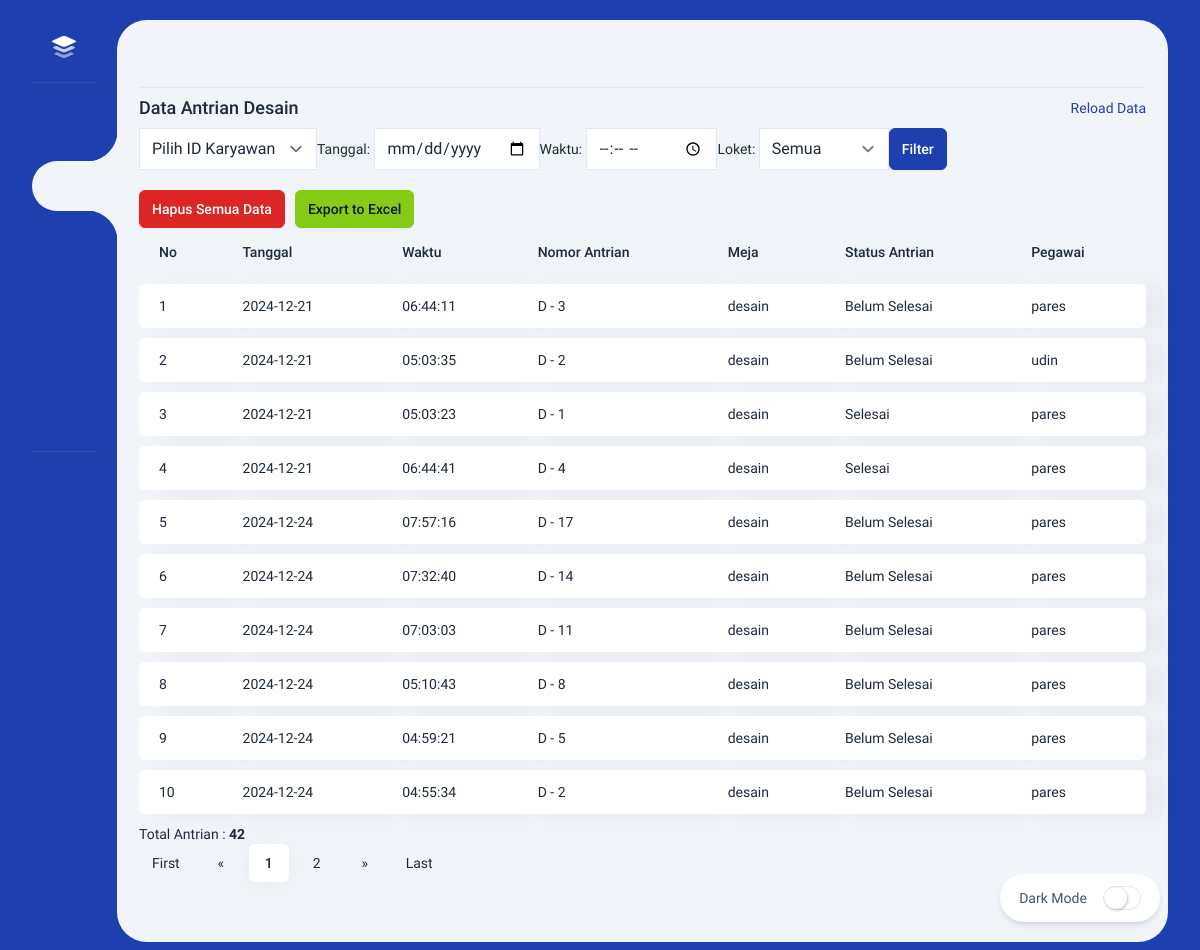
The page /admin/bpjs.php (signed in) on the database its author committed.
### tables this page shows
CREATE TABLE `tb_rekap_antrian` (
  `id_rekap` int(11) NOT NULL,
  `id_karyawan` int(11) NOT NULL,
  `tanggal` date NOT NULL,
  `waktu` time NOT NULL,
  `loket` enum('desain','siap cetak') NOT NULL,
  `meja` enum('1','2','3','4') NOT NULL,
  `Status` varchar(255) NOT NULL,
  `nomor` int(10) NOT NULL,
  `huruf` varchar(255) NOT NULL
);

CREATE TABLE `tb_karyawan` (
  `id_karyawan` int(11) NOT NULL,
  `nama_karyawan` varchar(100) NOT NULL,
  `username` varchar(50) NOT NULL,
  `password` varchar(255) NOT NULL,
  `preferensi_loket` enum('desain','siap cetak') NOT NULL,
  `preferensi_meja` enum('1','2','3','4') NOT NULL,
  `status_karyawan` enum('aktif','nonaktif') NOT NULL DEFAULT 'aktif',
  `tombol_klik` varchar(20) DEFAULT NULL
);

### admin/bpjs.php (the view, shortened to what this page needs)
<!DOCTYPE html>
<html lang="en" class="light">
<head>
    <link rel="stylesheet" href="../admin/dist/css/app.css" />
</head>
<body class="py-5">
    <div class="flex mt-[4.7rem] md:mt-0">
        <nav class="side-nav">
            <a href="" class="intro-x flex items-center pl-5 pt-4">
                <img alt="Midone - HTML Admin Template" class="w-6" src="dist/images/logo.svg">
            </a>
            <div class="side-nav__devider my-6"></div>
            <ul>
                <li>
                    <a href="index.php" class="side-menu ">
                    </a>
                </li>
                <li>
                    <a href="#" class="side-menu side-menu--active">
                    </a>
                </li>
                <li>
                    <a href="setting.php" class="side-menu">
                    </a>
                </li>
                <li>
                    <a href="data_login.php" class="side-menu">
                    </a>
                </li>
                <li>
                    <a href="data_login_karyawan.php" class="side-menu">
                    </a>
                </li>
                <li>
                    <a href="../logout.php" class="side-menu">
                    </a>
                </li>
                <li class="side-nav__devider my-6"></li>
            </ul>
        </nav>
        <div class="content">
            <div class="top-bar"></div>
            <div class="intro-y flex items-center h-10">
                <h2 class="text-lg font-medium truncate mr-5">Data Antrian Desain</h2>
                <a href="javascript:location.reload()" class="ml-auto flex items-center text-primary">
                    <i data-lucide="refresh-ccw" class="w-4 h-4 mr-3"></i> Reload Data
                </a>
            </div>
            <form method="GET" action="" class="mb-5">
                <div class="flex space-x-4">
                    <div>
                        <select name="id_karyawan" id="id_karyawan">
                            <option value="">Pilih ID Karyawan</option>
                        </select>
                    </div>
                    <div>
                        <label for="tanggal">Tanggal:</label>
                        <input type="date" name="tanggal" id="tanggal"
                            value="<?php echo isset($_GET['tanggal']) ? $_GET['tanggal'] : ''; ?>">
                    </div>
                    <div>
                        <label for="waktu">Waktu:</label>
                        <input type="time" name="waktu" id="waktu"
                            value="<?php echo isset($_GET['waktu']) ? $_GET['waktu'] : ''; ?>">
                    </div>
                    <div>
                        <label for="loket">Loket:</label>
                        <select name="loket" id="loket">
                            <option value="">Semua</option>
                        </select>
                    </div>
                    <button type="submit" class="btn btn-primary">Filter</button>
                </div>
            </form>
            <div style="display: flex; gap: 10px; align-items: center;">
    <a href="del-bpjs.php" class="btn btn-danger">Hapus Semua Data</a>
    <a href="export_excel.php?id_karyawan=<?php echo isset($_GET['id_karyawan']) ? $_GET['id_karyawan'] : ''; ?>&tanggal=<?php echo isset($_GET['tanggal']) ? $_GET['tanggal'] : ''; ?>&waktu=<?php echo isset($_GET['waktu']) ? $_GET['waktu'] : ''; ?>&loket=<?php echo isset($_GET['loket']) ? $_GET['loket'] : ''; ?>" class="btn btn-success">Export to Excel</a>
</div>
            <div class="intro-y col-span-12 overflow-auto lg:overflow-visible">
                <table class="table table-report -mt-2">
                    <thead>
                        <tr>
                            <th class="whitespace-nowrap">No</th>
                            <th class="whitespace-nowrap">Tanggal</th>
                            <th class="whitespace-nowrap">Waktu</th>
                            <th class="whitespace-nowrap">Nomor Antrian</th>
                            <th class="whitespace-nowrap">Meja</th>
                            <th class="whitespace-nowrap">Status Antrian</th>
                            <th class="whitespace-nowrap">Pegawai</th>
                        </tr>
                    </thead>
                    <tbody>
                        <?php
                        include '../koneksi.php';
                        $page = (isset($_GET['page'])) ? $_GET['page'] : 1;
                        $limit = 10;
                        $limit_start = ($page - 1) * $limit;
                        $no = $limit_start + 1;
                        $query = "SELECT tb_rekap_antrian.*, tb_karyawan.nama_karyawan
                                  FROM tb_rekap_antrian
                                  JOIN tb_karyawan ON tb_rekap_antrian.id_karyawan = tb_karyawan.id_karyawan
                                  WHERE 1=1";
                        $query .= " ORDER BY tb_rekap_antrian.tanggal ASC LIMIT $limit_start, $limit;";
                        $dewan1 = $conn->prepare($query);
                        $dewan1->execute();
                        $res1 = $dewan1->get_result();
                        while ($baris = $res1->fetch_assoc()) {
                            ?>
                            <tr>
                                <td><?php echo $no++; ?></td>
                                <td><?php echo $baris['tanggal']; ?></td>
                                <td><?php echo $baris['waktu']; ?></td>
                                <td><?= $baris['huruf']; ?> - <?php echo $baris['nomor']; ?></td>
                                <td><?php echo $baris['loket']; ?></td>
                                <td><?php echo $baris['Status']; ?></td>
                                <td><?php echo $baris['nama_karyawan']; ?></td>
                            </tr>
                        <?php }
                        ?>
                    </tbody>
                </table>
                <?php
                $query_jumlah = "SELECT count(*) AS jumlah FROM tb_rekap_antrian WHERE 1=1";
                $dewan1 = $conn->prepare($query_jumlah);
                $dewan1->execute();
                $res1 = $dewan1->get_result();
                $row = $res1->fetch_assoc();
                $total_records = $row['jumlah'];
                ?>
                <p>Total Antrian : <b> <?php echo $total_records; ?> </b></p>
                <nav class="mb-5 ">
                    <ul class="pagination justify-content-center">
                        <?php
                        $jumlah_page = ceil($total_records / $limit);
                        $jumlah_number = 1;
                        $start_number = ($page > $jumlah_number) ? $page - $jumlah_number : 1;
                        $end_number = ($page < ($jumlah_page - $jumlah_number)) ? $page + $jumlah_number : $jumlah_page;
                        if ($page == 1) {
                            echo '<li class="page-item disabled"><a class="page-link" href="#">First</a></li>';
                            echo '<li class="page-item disabled"><a class="page-link" href="#"><span aria-hidden="true">&laquo;</span></a></li>';
                        } else {
                            $link_prev = ($page > 1) ? $page - 1 : 1;
                            echo '<li class="page-item"><a class="page-link" href="?page=1">First</a></li>';
                            echo '<li class="page-item"><a class="page-link" href="?page=' . $link_prev . '" aria-label="Previous"><span aria-hidden="true">&laquo;</span></a></li>';
                        }
                        for ($i = $start_number; $i <= $end_number; $i++) {
                            $link_active = ($page == $i) ? ' active' : '';
                            echo '<li class="page-item ' . $link_active . '"><a class="page-link" href="?page=' . $i . '">' . $i . '</a></li>';
                        }
                        if ($page == $jumlah_page) {
                            echo '<li class="page-item disabled"><a class="page-link" href="#"><span aria-hidden="true">&raquo;</span></a></li>';
                            echo '<li class="page-item disabled"><a class="page-link" href="#">Last</a></li>';
                        } else {
                            $link_next = ($page < $jumlah_page) ? $page + 1 : $jumlah_page;
                            echo '<li class="page-item"><a class="page-link" href="?page=' . $link_next . '" aria-label="Next"><span aria-hidden="true">&raquo;</span></a></li>';
                            echo '<li class="page-item"><a class="page-link" href="?page=' . $jumlah_page . '">Last</a></li>';
                        }
                        ?>
                    </ul>
                </nav>
            </div>
        </div>
    </div>
    <div data-url="side-menu-dark-dashboard-overview-1.html"
        class="dark-mode-switcher cursor-pointer shadow-md fixed bottom-0 right-0 box border rounded-full w-40 h-12 flex items-center justify-center z-50 mb-10 mr-10">
        <div class="mr-4 text-slate-600 dark:text-slate-200">Dark Mode</div>
        <div class="dark-mode-switcher__toggle border"></div>
    </div>
</body>
</html>

### rows shown on the page
tb_rekap_antrian: tanggal "2024-12-21", waktu "06:44:11", huruf "D", nomor "3", loket "desain", Status "Belum Selesai", id_karyawan.nama_karyawan "pares"
tb_rekap_antrian: tanggal "2024-12-21", waktu "05:03:35", huruf "D", nomor "2", loket "desain", Status "Belum Selesai", id_karyawan.nama_karyawan "udin"
tb_rekap_antrian: tanggal "2024-12-21", waktu "05:03:23", huruf "D", nomor "1", loket "desain", Status "Selesai", id_karyawan.nama_karyawan "pares"
tb_rekap_antrian: tanggal "2024-12-21", waktu "06:44:41", huruf "D", nomor "4", loket "desain", Status "Selesai", id_karyawan.nama_karyawan "pares"
tb_rekap_antrian: tanggal "2024-12-24", waktu "07:57:16", huruf "D", nomor "17", loket "desain", Status "Belum Selesai", id_karyawan.nama_karyawan "pares"
tb_rekap_antrian: tanggal "2024-12-24", waktu "07:32:40", huruf "D", nomor "14", loket "desain", Status "Belum Selesai", id_karyawan.nama_karyawan "pares"
tb_rekap_antrian: tanggal "2024-12-24", waktu "07:03:03", huruf "D", nomor "11", loket "desain", Status "Belum Selesai", id_karyawan.nama_karyawan "pares"
tb_rekap_antrian: tanggal "2024-12-24", waktu "05:10:43", huruf "D", nomor "8", loket "desain", Status "Belum Selesai", id_karyawan.nama_karyawan "pares"
tb_rekap_antrian: tanggal "2024-12-24", waktu "04:59:21", huruf "D", nomor "5", loket "desain", Status "Belum Selesai", id_karyawan.nama_karyawan "pares"
tb_rekap_antrian: tanggal "2024-12-24", waktu "04:55:34", huruf "D", nomor "2", loket "desain", Status "Belum Selesai", id_karyawan.nama_karyawan "pares"

### other values the page prints
$total_records "42"
